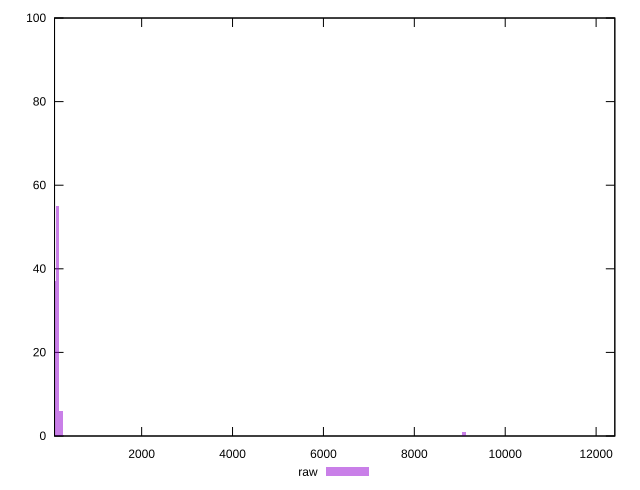

Reproduce this figure in gnuplot.
reset

$raw <<EOF
74.54082260687316 37
149.08164521374633 55
223.62246782061948 6
9093.980358038525 1
12448.317375347819 1
EOF

set key outside below
set boxwidth 74.54082260687316
set xrange [83.087:12411.76]
set yrange [0:100]
set trange [0:100]
set style fill transparent solid 0.5 noborder
set terminal svg size 640, 490 enhanced background rgb 'white'
set output "reprap/server-response-time/samples/pages+cached+noexternal+nomedia/raw/histogram.svg"

plot $raw title "raw" with boxes

reset
